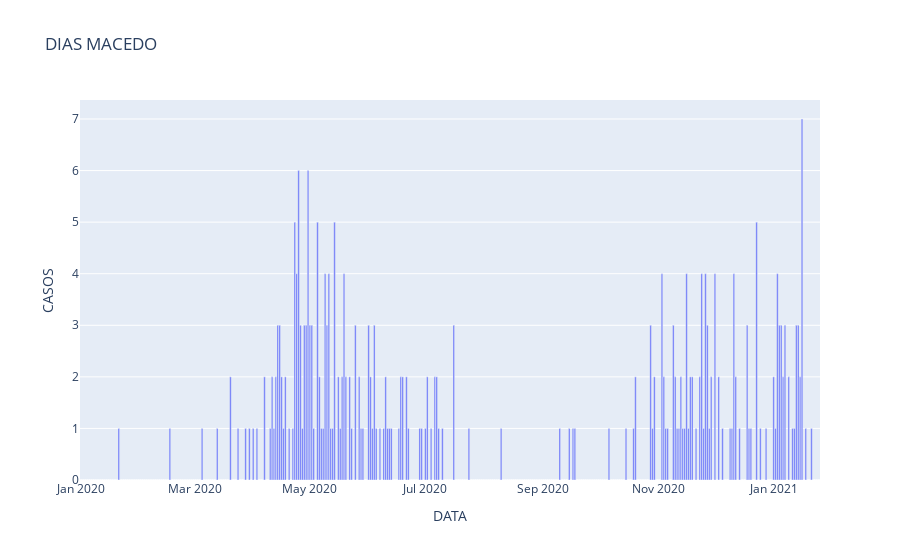

The code cell stored with this chart in its notebook:
### Code cell
figcasos=px.bar(casos,x='DATA',y=local,labels={local:'CASOS'},title=local)
figcasos

### Figure 1 — Plotly figure (JSON) as saved in the notebook; plotly's stock layout.template omitted (floating-point values rounded to 4 significant figures; data arrays with more than 128 entries replaced by an {"elided": "..."} marker saying what was removed)
{"data": [{"alignmentgroup": "True", "hovertemplate": "DATA=%{x}<br>CASOS=%{y}<extra></extra>", "legendgroup": "", "marker": {"color": "#636efa", "pattern": {"shape": ""}}, "name": "", "offsetgroup": "", "orientation": "v", "showlegend": false, "textposition": "auto", "type": "bar", "x": {"elided": "391 str values"}, "xaxis": "x", "y": {"elided": "391 int values"}, "yaxis": "y"}], "layout": {"barmode": "relative", "legend": {"tracegroupgap": 0}, "title": {"text": "DIAS MACEDO"}, "xaxis": {"anchor": "y", "domain": [0, 1], "title": {"text": "DATA"}}, "yaxis": {"anchor": "x", "domain": [0, 1], "title": {"text": "CASOS"}}}}
